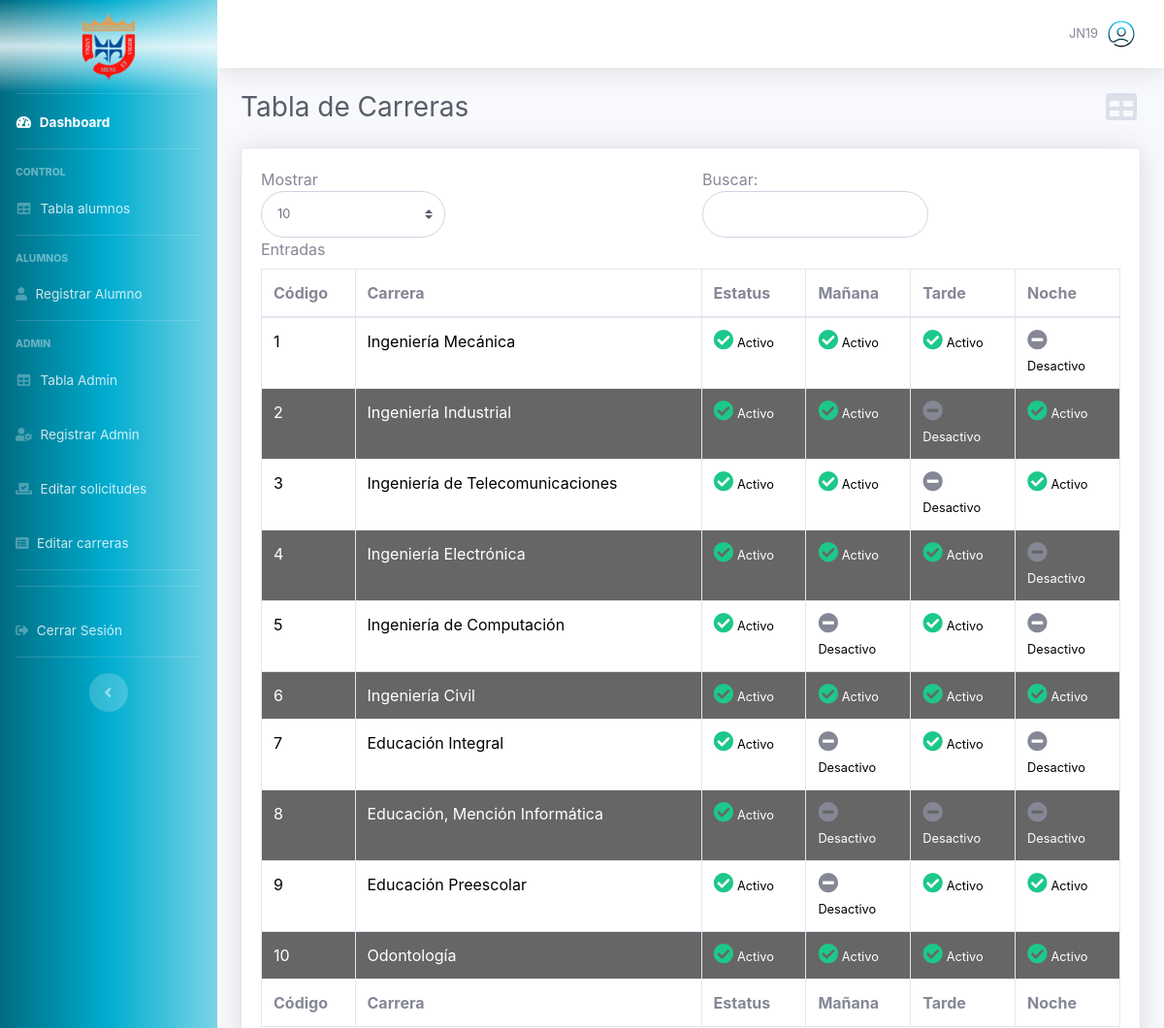
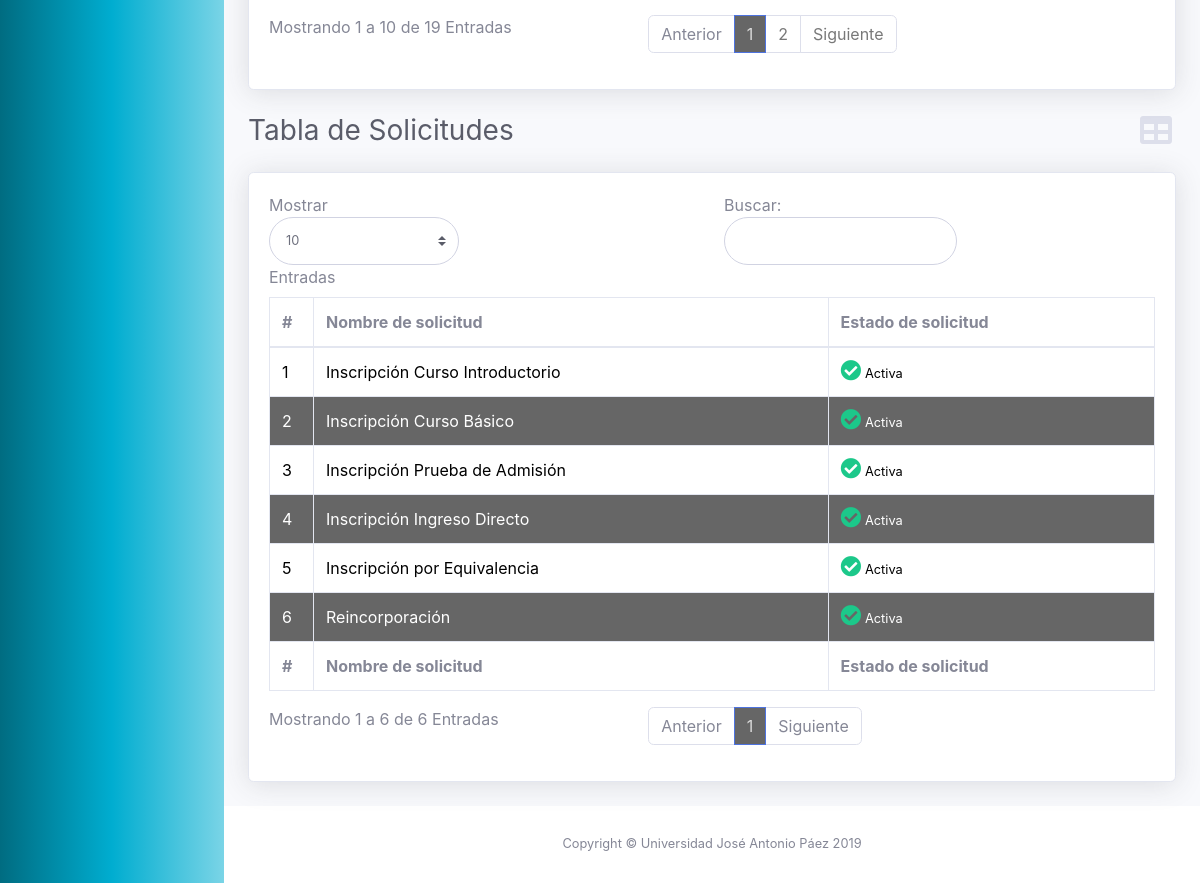
Page /page-admin-edit-carrera.php (signed in) on the committed database (2 pictures, top to bottom).
### tables this page shows
CREATE TABLE `carreras` (
  `codigo` int(11) NOT NULL,
  `nombre` text NOT NULL,
  `estatus` int(11) NOT NULL,
  `manana` int(11) NOT NULL,
  `tarde` int(11) NOT NULL,
  `noche` int(11) NOT NULL
);

CREATE TABLE `tipo_solicitud` (
  `tipo` int(2) NOT NULL,
  `nombre_solicitud` text NOT NULL,
  `activa` int(1) NOT NULL
);

### page-admin-edit-carrera.php (the view, shortened to what this page needs)
<!DOCTYPE html>
<html lang="es">
<head>
  <link href="vendor/fontawesome-free/css/all.min.css" rel="stylesheet" type="text/css">
  <link href="css/font.css" rel="stylesheet">
  <link href="css/sb-admin-2.css" rel="stylesheet">
  <link href="css/dash.css" rel="stylesheet">
  <link href="css/style.css" rel="stylesheet">
  <link href="css/table.css" rel="stylesheet">
</head>
<body id="page-top">
  <div id="wrapper">
    <?php require_once 'front/general/sidebar.php';?>
    <div id="content-wrapper" class="d-flex flex-column">
      <div id="content">
        <?php require 'front/general/navbar.php';?>
        <div id="page-admin-table" class="container-fluid">
          <div class="d-sm-flex align-items-center justify-content-between mb-4 mx-auto">
            <h1 class="h3 mb-0 text-gray-800">Tabla de Carreras</h1>
            <a class="d-none d-sm-inline-block"><i class="fas fa-fw fa-table fa-2x text-gray-300"></i> </a>
          </div>
          <div class="card shadow mb-4">
            <div class="card-body">
              <div class="table-responsive">
                <table class="table table-bordered" id="dataTable" width="100%" cellspacing="0">
                  <thead>
                    <tr>
                      <th>Código</th>
                      <th>Carrera</th>
                      <th>Estatus</th>
                      <th>Mañana</th>
                      <th>Tarde</th>
                      <th>Noche</th>
                    </tr>
                  </thead>
                  <tfoot>
                    <tr>
                      <th>Código</th>
                      <th>Carrera</th>
                      <th>Estatus</th>
                      <th>Mañana</th>
                      <th>Tarde</th>
                      <th>Noche</th>
                    </tr>
                  </tfoot>
                  <tbody>
                    <?php
include 'back/conexion.php';
$sql = "SELECT * FROM carreras";
$result = mysqli_query($conexion, $sql);
if ($result->num_rows > 0) {
    while ($row = mysqli_fetch_assoc($result)) {
        ?>
                    <tr id="carrera-<?=$row['codigo']?>">
                      <td><?=$row['codigo']?></td>
                      <td><?=$row['nombre']?></td>
                      <td>
                        <?php if ($row['estatus'] == 0) {?>
                        <small><a id="estatus" class="toggle-modal" data-active="false" data-id="<?=$row['codigo']?>"
                            data-role="update"><i class="fas fa-minus-circle text-secondary"></i> Desactivo</a></small>
                        <?php } elseif ($row['estatus'] == 1) {?>
                        <small><a id="estatus" class="toggle-modal" data-active="true" data-id="<?=$row['codigo']?>"
                            data-role="update"><i class="fas fa-check-circle text-success"></i> Activo</a></small>
                        <?php }?>
                      </td>
                      <td>
                        <?php if ($row['manana'] == 0) {?>
                        <small><a id="manana" class="toggle-modal" data-active="false" data-id="<?=$row['codigo']?>"
                            data-role="update"><i class="fas fa-minus-circle text-secondary"></i> Desactivo</a></small>
                        <?php } elseif ($row['manana'] == 1) {?>
                        <small><a id="manana" class="toggle-modal" data-active="true" data-id="<?=$row['codigo']?>"
                            data-role="update"><i class="fas fa-check-circle text-success"></i> Activo</a></small>
                        <?php }?>
                      </td>
                      <td>
                        <?php if ($row['tarde'] == 0) {?>
                        <small><a id="tarde" class="toggle-modal" data-active="false" data-id="<?=$row['codigo']?>"
                            data-role="update"><i class="fas fa-minus-circle text-secondary"></i> Desactivo</a></small>
                        <?php } elseif ($row['tarde'] == 1) {?>
                        <small><a id="tarde" class="toggle-modal" data-active="true" data-id="<?=$row['codigo']?>"
                            data-role="update"><i class="fas fa-check-circle text-success"></i> Activo</a></small>
                        <?php }?>
                      </td>
                      <td>
                        <?php if ($row['noche'] == 0) {?>
                        <small><a id="noche" class="toggle-modal" data-active="false" data-id="<?=$row['codigo']?>"
                            data-role="update"><i class="fas fa-minus-circle text-secondary"></i> Desactivo</a></small>
                        <?php } elseif ($row['noche'] == 1) {?>
                        <small><a id="noche" class="toggle-modal" data-active="true" data-id="<?=$row['codigo']?>"
                            data-role="update"><i class="fas fa-check-circle text-success"></i> Activo</a></small>
                        <?php }?>
                      </td>
                    </tr>
                    <?php
}
}
?>
                  </tbody>
                </table>
              </div>
            </div>
          </div>
          <div class="d-sm-flex align-items-center justify-content-between mb-4 mx-auto">
            <h1 class="h3 mb-0 text-gray-800">Tabla de Solicitudes</h1>
            <a class="d-none d-sm-inline-block"><i class="fas fa-fw fa-table fa-2x text-gray-300"></i> </a>
          </div>
          <div class="card shadow mb-4">
            <div class="card-body">
              <div class="table-responsive">
                <table class="table table-bordered" id="dataTable2" width="100%" cellspacing="0">
                  <thead>
                    <tr>
                      <th>#</th>
                      <th>Nombre de solicitud</th>
                      <th>Estado de solicitud</th>
                    </tr>
                  </thead>
                  <tfoot>
                    <tr>
                      <th>#</th>
                      <th>Nombre de solicitud</th>
                      <th>Estado de solicitud</th>
                    </tr>
                  </tfoot>
                  <tbody>
                    <?php
                      include 'back/conexion.php';
                      $sql = "SELECT * FROM tipo_solicitud";
                      $result = mysqli_query($conexion, $sql);
                      if ($result->num_rows > 0) {
                          while ($row = mysqli_fetch_assoc($result)) {
                    ?>
                    <tr id="solicitud-<?=$row['tipo']?>">
                      <td><?=$row['tipo']?></td>
                      <td><?=$row['nombre_solicitud']?></td>
                      <td>
                        <?php if ($row['activa'] == 0) {?>
                        <small><a id="activa" class="toggle-modal" data-active="false" data-id="<?=$row['tipo']?>"
                            data-role="update"><i class="fas fa-minus-circle text-secondary"></i> Desactiva</a></small>
                        <?php } elseif ($row['activa'] == 1) {?>
                        <small><a id="activa" class="toggle-modal" data-active="true" data-id="<?=$row['tipo']?>"
                            data-role="update"><i class="fas fa-check-circle text-success"></i> Activa</a></small>
                        <?php }?>
                      </td>
                    </tr>
                    <?php
};
};
?>
                  </tbody>
                </table>
              </div>
            </div>
          </div>
        </div>
      </div>
      <?php require 'front/general/footer.php';?>
    </div>
  </div>
</body>
</html>

### css/table.css (style rules this page uses)
.odd { background-color: rgb(255, 255, 255); color: #000000; }
.even { background-color: rgba(0, 0, 0, 0.6); color: #ffffff; }
.odd a i { color:rgba(0, 0, 0, 0.7); font-size: 1.3rem; }
.even a i { color: rgba(255, 255, 255, 0.9); font-size: 1.3rem; }

### rows in the picture
carreras: codigo "1", nombre "Ingeniería Mecánica"
carreras: codigo "2", nombre "Ingeniería Industrial"
carreras: codigo "3", nombre "Ingeniería de Telecomunicaciones"
carreras: codigo "4", nombre "Ingeniería Electrónica"
carreras: codigo "5", nombre "Ingeniería de Computación"
carreras: codigo "6", nombre "Ingeniería Civil"
carreras: codigo "7", nombre "Educación Integral"
carreras: codigo "8", nombre "Educación, Mención Informática"
carreras: codigo "9", nombre "Educación Preescolar"
carreras: codigo "10", nombre "Odontología"
tipo_solicitud: tipo "1", nombre_solicitud "Inscripción Curso Introductorio"
tipo_solicitud: tipo "2", nombre_solicitud "Inscripción Curso Básico"
tipo_solicitud: tipo "3", nombre_solicitud "Inscripción Prueba de Admisión"
tipo_solicitud: tipo "4", nombre_solicitud "Inscripción Ingreso Directo"
tipo_solicitud: tipo "5", nombre_solicitud "Inscripción por Equivalencia"
tipo_solicitud: tipo "6", nombre_solicitud "Reincorporación"

### other values in the picture
$_SESSION['username'] "JN19"
